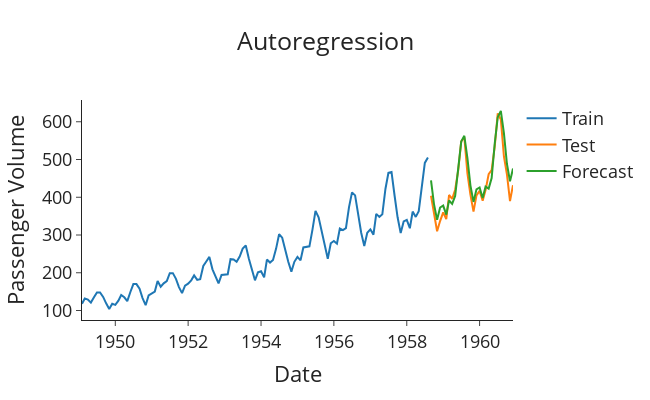

Notebook source saved alongside this figure:
### Code cell
# Import packages
from scipy.special import inv_boxcox
import plotly.graph_objects as go

# Get forecasts and convert to actual passenger volumes
transformed_forecasts = list(model.forecast(steps=len(test)))
boxcox_forecasts = []
for idx in range(len(test)):
    if idx == 0:
        boxcox_forecast = transformed_forecasts[idx] + train['Passengers_Boxcox'].iloc[-1]
    else:
        boxcox_forecast = transformed_forecasts[idx] + boxcox_forecasts[idx-1]

    boxcox_forecasts.append(boxcox_forecast)

forecasts = inv_boxcox(boxcox_forecasts, lam)


def plot_forecasts(forecasts: list[float],
                   title: str) -> None:
    """Function to plot the forecasts."""
    fig = go.Figure()
    fig.add_trace(go.Scatter(x=train['Month'], y=train['#Passengers'], name='Train'))
    fig.add_trace(go.Scatter(x=test['Month'], y=test['#Passengers'], name='Test'))
    fig.add_trace(go.Scatter(x=test['Month'], y=forecasts, name='Forecast'))
    fig.update_layout(template="simple_white", font=dict(size=18), title_text=title,
                      width=650, title_x=0.5, height=400, xaxis_title='Date',
                      yaxis_title='Passenger Volume')

    return fig.show()


# Plot the forecasts
plot_forecasts(forecasts, 'Autoregression')
